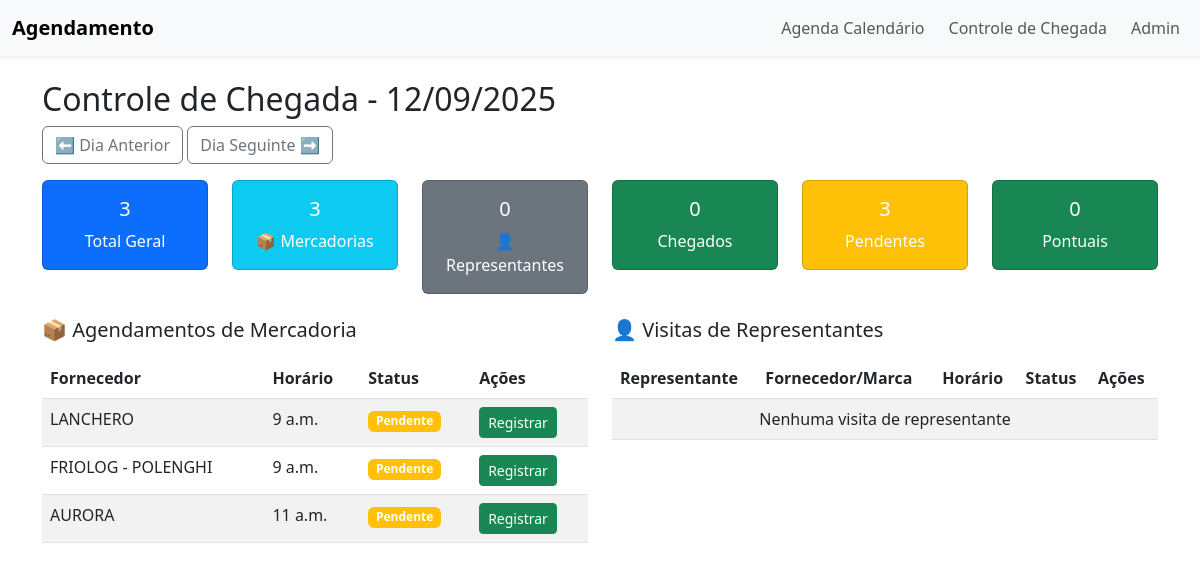
The page /agenda/controle-chegada/?dia=2025-09-12 on the database its author committed.
### agenda/models.py (models this page shows, shortened)
class Agendamento(models.Model):
    fornecedor = models.CharField(max_length=255)
    data_agendada = models.DateField()
    hora_agendada = models.TimeField()
    compareceu = models.BooleanField(default=False, verbose_name="Fornecedor compareceu?")
    hora_entrada_real = models.DateTimeField(null=True, blank=True, verbose_name="Hora de entrada real")
    observacoes = models.TextField(blank=True, null=True, verbose_name="Observações adicionais")

### agenda/views.py (the view, shortened to what this page needs)
# urls.py: path("controle-chegada/", views.controle_chegada, name="controle_chegada"),
def controle_chegada(request):
    dia_param = request.GET.get("dia")
    if dia_param:
        dia_atual = date.fromisoformat(dia_param)
    else:
        dia_atual = date.today()
    agendamentos = Agendamento.objects.filter(data_agendada=dia_atual).order_by('hora_agendada')
    representantes = AgendamentoRepresentante.objects.filter(data_agendada=dia_atual).order_by('hora_agendada')
    total_agendamentos = agendamentos.count()
    total_representantes = representantes.count()
    total_geral = total_agendamentos + total_representantes
    chegados_agendamentos = agendamentos.filter(compareceu=True).count()
    chegados_representantes = representantes.filter(compareceu=True).count()
    total_chegados = chegados_agendamentos + chegados_representantes
    pendentes_agendamentos = total_agendamentos - chegados_agendamentos
    pendentes_representantes = total_representantes - chegados_representantes
    total_pendentes = pendentes_agendamentos + pendentes_representantes
    pontuais_agendamentos = 0
    atrasados_agendamentos = 0
    adiantados_agendamentos = 0
    pontuais_representantes = 0
    atrasados_representantes = 0
    adiantados_representantes = 0
    total_pontuais = pontuais_agendamentos + pontuais_representantes
    total_atrasados = atrasados_agendamentos + atrasados_representantes
    total_adiantados = adiantados_agendamentos + adiantados_representantes
    ChegadaDiaria.objects.update_or_create(
        data=dia_atual,
        defaults={
            "total_agendamentos": total_agendamentos,
            "total_chegados": chegados_agendamentos,
            "total_pendentes": pendentes_agendamentos,
            "total_pontuais": pontuais_agendamentos,
            "total_atrasados": atrasados_agendamentos,
            "total_adiantados": adiantados_agendamentos,
            "total_representantes": total_representantes,
            "total_representantes_chegados": chegados_representantes
        }
    )
    dia_anterior = dia_atual - timedelta(days=1)
    dia_seguinte = dia_atual + timedelta(days=1)
    return render(request, "agenda/controle_chegada.html", {
        "agendamentos": agendamentos,
        "representantes": representantes,
        "dia_atual": dia_atual,
        "dia_anterior": dia_anterior,
        "dia_seguinte": dia_seguinte,
        "total_agendamentos": total_agendamentos,
        "total_representantes": total_representantes,
        "total_geral": total_geral,
        "total_chegados": total_chegados,
        "total_pendentes": total_pendentes,
        "total_pontuais": total_pontuais,
        "total_atrasados": total_atrasados,
        "total_adiantados": total_adiantados
    })

### agenda/templates/agenda/controle_chegada.html (shortened to what this page needs)
{% extends "base.html" %}
{% block content %}
<h2>Controle de Chegada - {{ dia_atual|date:"d/m/Y" }}</h2>
<div class="mb-3">
    <a href="?dia={{ dia_anterior|date:'Y-m-d' }}" class="btn btn-outline-secondary">⬅ Dia Anterior</a>
    <a href="?dia={{ dia_seguinte|date:'Y-m-d' }}" class="btn btn-outline-secondary">Dia Seguinte ➡</a>
</div>
<div class="row mb-4">
    <div class="col-md-2">
        <div class="card bg-primary text-white">
            <div class="card-body text-center">
                <h5 class="card-title">{{ total_geral }}</h5>
                <p class="card-text">Total Geral</p>
            </div>
        </div>
    </div>
    <div class="col-md-2">
        <div class="card bg-info text-white">
            <div class="card-body text-center">
                <h5 class="card-title">{{ total_agendamentos }}</h5>
                <p class="card-text">📦 Mercadorias</p>
            </div>
        </div>
    </div>
    <div class="col-md-2">
        <div class="card bg-secondary text-white">
            <div class="card-body text-center">
                <h5 class="card-title">{{ total_representantes }}</h5>
                <p class="card-text">👤 Representantes</p>
            </div>
        </div>
    </div>
    <div class="col-md-2">
        <div class="card bg-success text-white">
            <div class="card-body text-center">
                <h5 class="card-title">{{ total_chegados }}</h5>
                <p class="card-text">Chegados</p>
            </div>
        </div>
    </div>
    <div class="col-md-2">
        <div class="card bg-warning text-white">
            <div class="card-body text-center">
                <h5 class="card-title">{{ total_pendentes }}</h5>
                <p class="card-text">Pendentes</p>
            </div>
        </div>
    </div>
    <div class="col-md-2">
        <div class="card bg-success text-white">
            <div class="card-body text-center">
                <h5 class="card-title">{{ total_pontuais }}</h5>
                <p class="card-text">Pontuais</p>
            </div>
        </div>
    </div>
</div>
<div class="row">
    <div class="col-md-6">
        <h5 class="mb-3">📦 Agendamentos de Mercadoria</h5>
        <table class="table table-striped">
        <thead>
        <tr>
            <th>Fornecedor</th>
            <th>Horário</th>
            <th>Status</th>
            <th>Ações</th>
        </tr>
        </thead>
        <tbody>
        {% for agendamento in agendamentos %}
        <tr>
            <td>{{ agendamento.fornecedor }}</td>
            <td>{{ agendamento.hora_agendada }}</td>
            <td>
                {% if agendamento.compareceu %}
                    <span class="badge bg-success">Chegou</span>
                {% else %}
                    <span class="badge bg-warning">Pendente</span>
                {% endif %}
            </td>
            <td>
                {% if not agendamento.compareceu %}
                <a href="{% url 'agenda:registrar_chegada' agendamento.id %}" class="btn btn-success btn-sm">Registrar</a>
                {% else %}
                <a href="{% url 'agenda:registrar_chegada' agendamento.id %}" class="btn btn-outline-primary btn-sm">Editar</a>
                {% endif %}
            </td>
        </tr>
        {% empty %}
        <tr><td colspan="4" class="text-center">Nenhum agendamento de mercadoria</td></tr>
        {% endfor %}
        </tbody>
        </table>
    </div>
    <div class="col-md-6">
        <h5 class="mb-3">👤 Visitas de Representantes</h5>
        <table class="table table-striped">
        <thead>
        <tr>
            <th>Representante</th>
            <th>Fornecedor/Marca</th>
            <th>Horário</th>
            <th>Status</th>
            <th>Ações</th>
        </tr>
        </thead>
        <tbody>
        {% for representante in representantes %}
        <tr>
            <td>{{ representante.nome_representante }}</td>
            <td>{{ representante.fornecedor_marca }}</td>
            <td>{{ representante.hora_agendada }}</td>
            <td>
                {% if representante.compareceu %}
                    <span class="badge bg-success">Chegou</span>
                {% else %}
                    <span class="badge bg-warning">Pendente</span>
                {% endif %}
            </td>
            <td>
                {% if not representante.compareceu %}
                <a href="{% url 'agenda:registrar_chegada_representante' representante.id %}" class="btn btn-success btn-sm">Registrar</a>
                {% else %}
                <a href="{% url 'agenda:registrar_chegada_representante' representante.id %}" class="btn btn-outline-primary btn-sm">Editar</a>
                {% endif %}
            </td>
        </tr>
        {% empty %}
        <tr><td colspan="5" class="text-center">Nenhuma visita de representante</td></tr>
        {% endfor %}
        </tbody>
        </table>
    </div>
</div>
{% endblock %}

### rows shown on the page
Agendamento: fornecedor "LANCHERO", hora_agendada "9 a.m.", compareceu "Pendente"
Agendamento: fornecedor "FRIOLOG - POLENGHI", hora_agendada "9 a.m.", compareceu "Pendente"
Agendamento: fornecedor "AURORA", hora_agendada "11 a.m.", compareceu "Pendente"

### other values the page prints
{{ dia_atual|date:"d/m/Y" }} "12/09/2025"
{{ total_geral }} "3"
{{ total_agendamentos }} "3"
{{ total_representantes }} "0"
{{ total_chegados }} "0"
{{ total_pendentes }} "3"
{{ total_pontuais }} "0"
